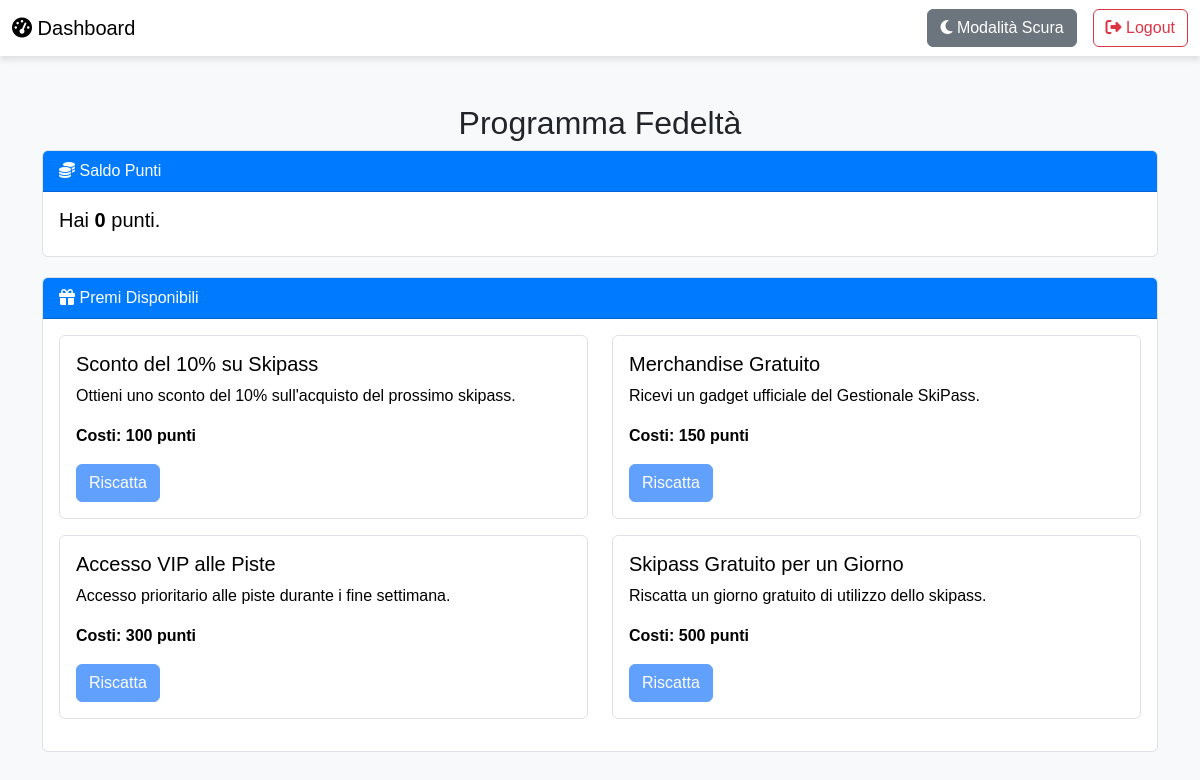
The app's page /fidelty_program.php (signed in) with its own data.
### tables this page shows
CREATE TABLE `users` (
  `id` int(11) NOT NULL,
  `name` varchar(100) NOT NULL,
  `surname` varchar(100) NOT NULL,
  `date_of_birth` date NOT NULL,
  `username` varchar(100) NOT NULL,
  `email` varchar(100) NOT NULL,
  `phone_number` varchar(15) NOT NULL,
  `password` varchar(255) NOT NULL,
  `role` varchar(50) NOT NULL,
  `created_at` timestamp NOT NULL DEFAULT current_timestamp(),
  `points` int(11) NOT NULL DEFAULT 0
);

CREATE TABLE `rewards` (
  `id` int(11) NOT NULL,
  `name` varchar(100) NOT NULL,
  `description` text DEFAULT NULL,
  `points_cost` int(11) NOT NULL
);

### fidelty_program.php (the view, shortened to what this page needs)
<?php
$user_id = $_SESSION['id'];
$servername = "localhost";
$username = "root";
$password = "";
$dbname = "skipassmanagement";
$conn = new mysqli($servername, $username, $password, $dbname);
$conn->set_charset("utf8");
$points_query = "SELECT points FROM users WHERE id = ?";
$stmt = $conn->prepare($points_query);
$stmt->bind_param("i", $user_id);
$stmt->execute();
$stmt->bind_result($points);
$rewards_query = "SELECT id, name, description, points_cost FROM rewards ORDER BY points_cost ASC";
$stmt = $conn->prepare($rewards_query);
$stmt->execute();
$rewards_result = $stmt->get_result();
$rewards_data = [];
if ($rewards_result && $rewards_result->num_rows > 0) {
    while ($row = $rewards_result->fetch_assoc()) {
        $rewards_data[] = $row;
    }
}
?>
<!DOCTYPE html>
<html lang="it">
<head>
    <link href="https://cdn.jsdelivr.net/npm/bootstrap@5.3.0/dist/css/bootstrap.min.css" rel="stylesheet">
    <link rel="stylesheet" href="https://cdnjs.cloudflare.com/ajax/libs/font-awesome/6.4.0/css/all.min.css">
</head>
<body>
<nav class="navbar navbar-expand-lg navbar-light">
    <div class="container-fluid">
        <a class="navbar-brand" href="dashboard.php"><i class="fas fa-tachometer-alt"></i> Dashboard</a>
        <div class="collapse navbar-collapse" id="navbarNav">
            <ul class="navbar-nav ms-auto">
                <li class="nav-item me-3">
                    <button id="toggle-dark-mode" class="btn btn-secondary">
                        <i id="dark-mode-icon" class="fas fa-moon"></i>
                        Modalità Scura
                    </button>
                </li>
                <li class="nav-item">
                    <a class="btn btn-outline-danger" href="logout.php"><i class="fas fa-sign-out-alt"></i> Logout</a>
                </li>
            </ul>
        </div>
    </div>
</nav>
<div class="container mt-5">
    <h2 class="text-center">Programma Fedeltà</h2>
    <div class="card">
        <div class="card-header">
            <i class="fas fa-coins"></i> Saldo Punti
        </div>
        <div class="card-body">
            <h5>Hai <strong><?= htmlspecialchars($points); ?></strong> punti.</h5>
        </div>
    </div>
    <div class="card">
        <div class="card-header">
            <i class="fas fa-gift"></i> Premi Disponibili
        </div>
        <div class="card-body">
            <?php if (count($rewards_data) > 0): ?>
                <div class="row">
                    <?php foreach ($rewards_data as $reward): ?>
                        <div class="col-md-6">
                            <div class="card mb-3">
                                <div class="card-body">
                                    <h5 class="card-title"><?= htmlspecialchars($reward['name']); ?></h5>
                                    <p class="card-text"><?= htmlspecialchars($reward['description']); ?></p>
                                    <p class="card-text"><strong>Costi: <?= htmlspecialchars($reward['points_cost']); ?> punti</strong></p>
                                    <form method="POST" action="fidelty_program.php">
                                        <button type="submit" class="btn btn-primary <?= ($points < $reward['points_cost']) ? 'disabled' : '' ?>">
                                            Riscatta
                                        </button>
                                    </form>
                                </div>
                            </div>
                        </div>
                    <?php endforeach; ?>
                </div>
            <?php else: ?>
                <p>Nessun premio disponibile al momento.</p>
            <?php endif; ?>
        </div>
    </div>
</div>
</body>
</html>

### fidelty_program.php (style rules this page uses)
body { background-color: #f8f9fa; font-family: 'Arial', sans-serif; transition: background-color 0.3s, color 0.3s; }
.navbar { background-color: #ffffff; box-shadow: 0 4px 6px rgba(0, 0, 0, 0.1); }
.card { background-color: #ffffff; color: #000000; border: 1px solid #dee2e6; margin-bottom: 20px; }
.card-header { background-color: #007bff; color: #ffffff; }
.btn-primary { background-color: #007bff; border-color: #007bff; }

### records on screen
users: points "0"
rewards: name "Sconto del 10% su Skipass", description "Ottieni uno sconto del 10% sull'acquisto del prossimo skipass.", points_cost "100"
rewards: name "Merchandise Gratuito", description "Ricevi un gadget ufficiale del Gestionale SkiPass.", points_cost "150"
rewards: name "Accesso VIP alle Piste", description "Accesso prioritario alle piste durante i fine settimana.", points_cost "300"
rewards: name "Skipass Gratuito per un Giorno", description "Riscatta un giorno gratuito di utilizzo dello skipass.", points_cost "500"
